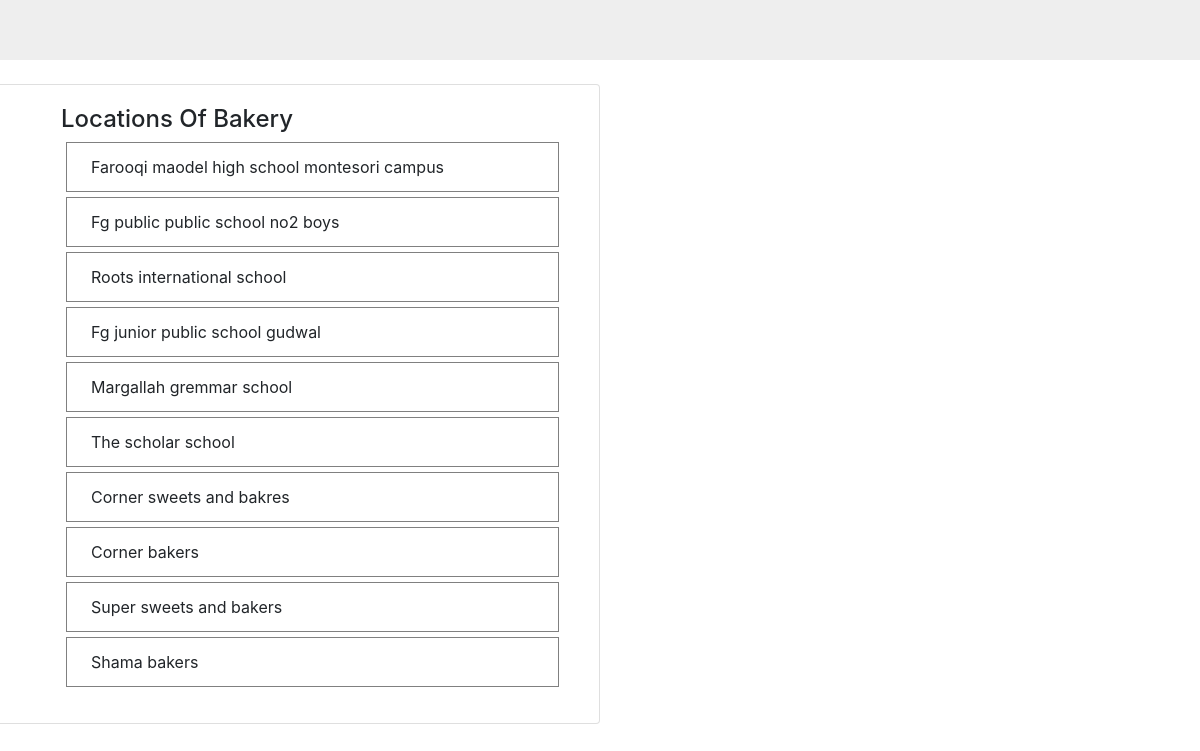
Page /info.php?id=4&sub_id=4 on the committed database.
### tables this page shows
CREATE TABLE `sub_categories` (
  `id` int(11) NOT NULL,
  `name` varchar(255) NOT NULL,
  `general_type` int(11) NOT NULL
);

CREATE TABLE `locations` (
  `id` int(11) NOT NULL,
  `name` varchar(255) DEFAULT NULL,
  `general_type` int(11) DEFAULT NULL,
  `description` text,
  `lat` varchar(255) DEFAULT NULL,
  `lng` varchar(255) DEFAULT NULL
);

### info.php (the view, shortened to what this page needs)
<?php
$sub_id = $_GET['sub_id'];
$conn = mysqli_connect('localhost','root','','gis_data_wah_cantt');
if($conn)
{
  $QUERY = "SELECT * FROM locations WHERE id IN (SELECT location_id FROM location_type WHERE sub_type=$sub_id )";
  $RESULT = mysqli_query($conn,$QUERY);
}
?>
<!DOCTYPE html>
<html lang="en" dir="ltr">
  <head>
    <?php include('lib.php'); ?>
  </head>
  <body>
      <nav style="width:100%;height:60px;background-color:#eee;">
      </nav>
      <br>
          <div class="row">
              <div  class="card col-sm-12 col-xs-12 col-md-6 col-lg-6">
                    <div class="card-body">
                      <?php
                      echo '<ol>';
                      $row = mysqli_fetch_array($RESULT);
                      $QUERY = "SELECT * FROM sub_categories where id ='$sub_id'";
                      $Q_Result = mysqli_query($conn,$QUERY);
                      $rowx = mysqli_fetch_array($Q_Result);
                      echo '<h4>Locations Of '.$rowx['name'].'</h4>';
                      $i=1;
                      echo "<li onclick='colorChange(".$i.")' data-id='".$i."' class='location_name' >";
                      echo ucfirst(strtolower($row['name']));
                      echo '</li>';
                      $i++;
                        while($row = mysqli_fetch_array($RESULT))
                        {
                            echo "<li onclick='colorChange(".$i.")' data-id='".$i."' class='location_name' >";
                            echo ucfirst(strtolower($row['name']));
                            echo '</li>';
                            $i++;
                        }
                            echo "</ol>";
                      ?>
                    </div>
              </div>
              <div class="col-sm-12 col-xs-12 col-md-6 col-lg-6" style="position:fixed;left:50%;top:9%" >
                  <div id="myMap"></div>
            </div>
          </div>
  </body>
</html>

### info.php (style rules this page uses)
#myMap { height:90vh; width: 100%; overflow-y:hidden; background-attachment: fixed; }
.location_name { padding:12px 24px; border:1px solid grey; margin:5px; list-style-type: none; }

### rows in the picture
sub_categories: name "Bakery"
locations: name "Farooqi maodel high school montesori campus"
locations: name "Fg public public school no2 boys"
locations: name "Roots international school"
locations: name "Fg junior public school gudwal"
locations: name "Margallah gremmar school"
locations: name "The scholar school"
locations: name "Corner sweets and bakres"
locations: name "Corner bakers"
locations: name "Super sweets and bakers"
locations: name "Shama bakers"
